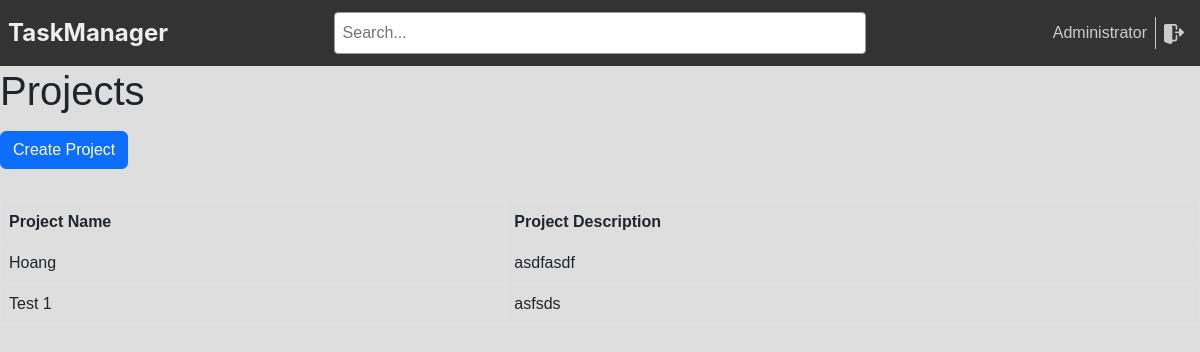
/projects/ (signed in), run on an earlier commit of the app's database.
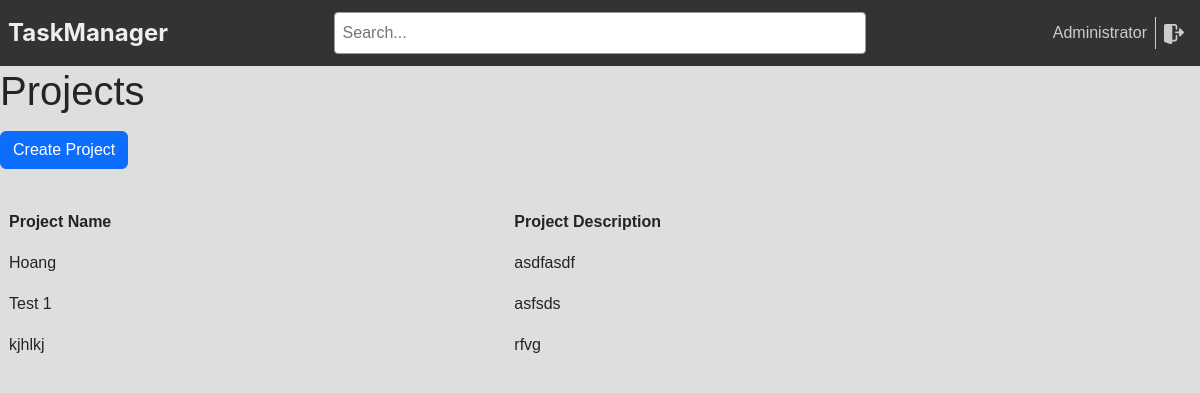
And on a later commit of the database.
### task_management/models.py (models this page shows, shortened)
class User(db.Model, UserMixin):
    __tablename__ = 'user'
    id = db.Column(db.Integer, primary_key=True)
    name = db.Column(db.String(100))
    username = db.Column(db.String(100), nullable=False)
    password_hashed = db.Column(db.String(100), nullable=False)
    active = db.Column(db.Boolean, default=True)
    phone = db.Column(db.String(100))
    email = db.Column(db.String(100))
    created_at = db.Column(db.DateTime, default=db.func.current_timestamp())
    updated_at = db.Column(db.DateTime, default=db.func.current_timestamp())
    create_uid = db.Column(db.Integer, default=0)
    write_uid = db.Column(db.Integer, default=0)
    is_admin = db.Column(db.Boolean, default=False)
    db.UniqueConstraint(username, email)
    @property  # Decorator này dùng để tạo ra một thuộc tính giả
    def password(self):
        if self.password_hashed is not None:
            return None
        return self.password

class Project(db.Model):
    __tablename__ = 'project'
    id = db.Column(db.Integer, primary_key=True)
    name = db.Column(db.String(255))
    description = db.Column(db.Text)
    status = db.Column(db.String(100))
    active = db.Column(db.Boolean, default=True)
    sequence = db.Column(db.Integer)
    manager_id = db.Column(db.Integer, db.ForeignKey('user.id'))
    date_start = db.Column(db.Date)
    date_end = db.Column(db.Date)
    created_at = db.Column(db.DateTime, default=db.func.current_timestamp())
    updated_at = db.Column(db.DateTime, default=db.func.current_timestamp())
    create_uid = db.Column(db.Integer, default=0)
    write_uid = db.Column(db.Integer, default=0)
    tasks = db.relationship('Task', backref='project')
    progress = db.Column(db.Float)

### task_management/project/views.py (the view)
@project_blueprint.route('/', methods=['POST', 'GET'])
@login_required
def projects():
    projects = Project.query.all()
    return render_template('project_list.html', projects=projects, view_type='list')

### task_management/models.py (called while the page is built)
@login_manager.user_loader
def load_user(user_id):
    return User.query.get(int(user_id))

### task_management/routes.py (called while the page is built)
def login_required(f):
    @wraps(f)
    def decorated_function(*args, **kwargs):
        if not current_user.is_authenticated:
            return redirect(url_for('login'))
        return f(*args, **kwargs)
    return decorated_function

### task_management/project/templates/project_list.html
{% extends 'base.html' %}
{% block content %}
    <h1>Projects</h1>
    <button class="btn btn-primary my-2" onclick="window.location.href='/projects/new'">Create Project</button>
    <table class="table table-bordered table-hover mt-4">
        <thead class="thead-dark">
            <tr>
                <th>Project Name</th>
                <th>Project Description</th>
            </tr>
        </thead>
        <tbody>
            {% for project in projects %}
                <tr>
                    <td>{{ project.name }}</td>
                    <td>{{ project.description }}</td>
                </tr>
            {% endfor %}
        </tbody>
    </table>
{% endblock %}

### task_management/templates/base.html (shortened to what this page needs)
<!DOCTYPE html>
<html lang="en">
<head>
    <link rel="stylesheet" href="https://cdn.jsdelivr.net/npm/bootstrap@5.2.3/dist/css/bootstrap.min.css"
>
    <link href="{{ url_for('static', filename='css/styles.css') }}" rel="stylesheet" type="text/css">
    <link href="{{ url_for('static', filename='css/default.css') }}" rel="stylesheet" type="text/css">
</head>
<body>
{% include 'header.html' %}
{% block content %}{% endblock %}
</body>
</html>

### task_management/templates/header.html (shortened to what this page needs)
<div class="header"
     style="width: 100%">
    <div class="header-icon">
        <a href="/">
            TaskManager
        </a>
    </div>
    <div class="search-bar">
        <input name="searchbar" id="searchbar"
               class="p-2 w-100"
               type="text"
               name=""
               placeholder="Search..." onchange="searchTask(this.value)">
    </div>
    <div class="User d-flex justify-content-end align-items-center" style="flex: 1">
        <span style="color: #ccc">
            {{ current_user.name }}
        </span>
        <a href="{{ url_for('logout') }}" class="logout">
        </a>
    </div>
</div>

### task_management/static/css/styles.css (style rules this page uses)
body { font-family: Arial, sans-serif; background-color: #dedede; margin: 0; padding: 0; }
a { text-decoration: none; color: black; }

### task_management/static/css/default.css (style rules this page uses)
:root { --sidebar-width: 250px; --header-height: 67px; }
* { box-sizing: border-box; }
.header { display: flex; align-items: center; justify-content: center; padding: 0 8px; background-color: #333; border-bottom: 1px solid #ddd; height: 67px; }

What changed in the data, as far as the page shows it:
added Project: name "kjhlkj", description "rfvg"
